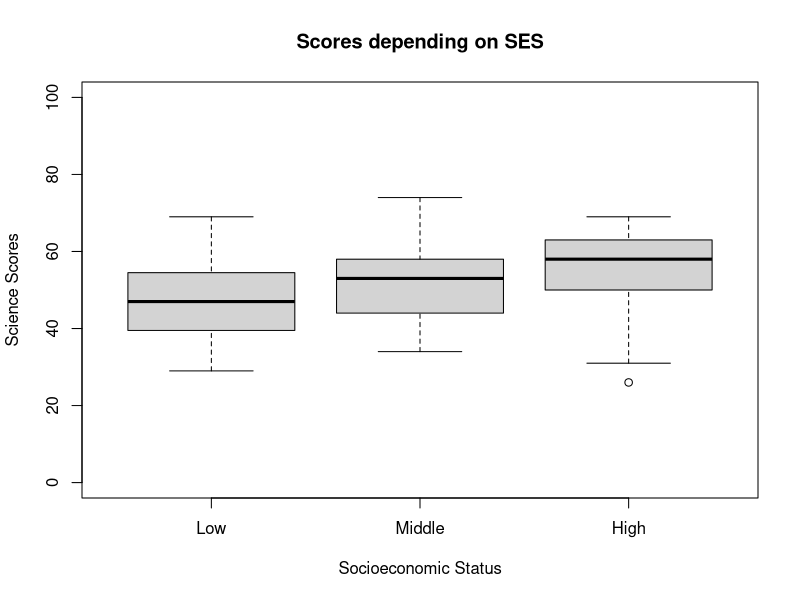
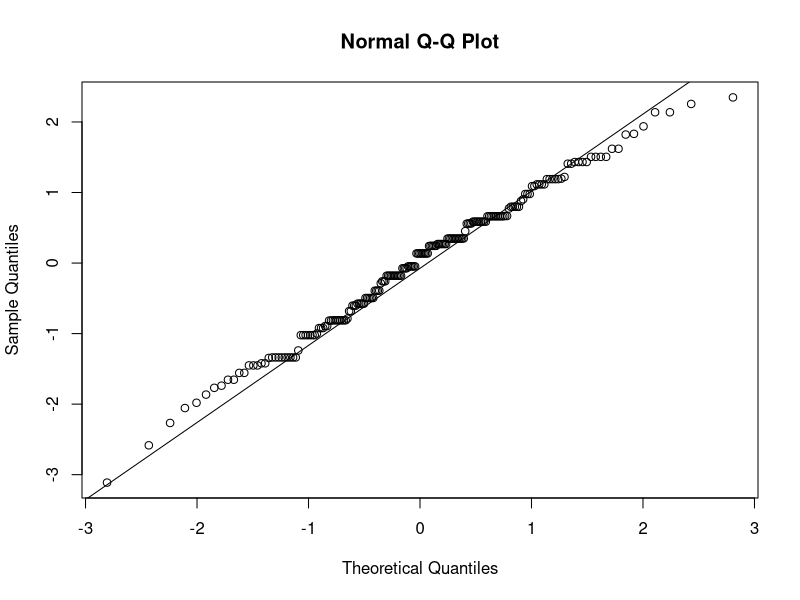
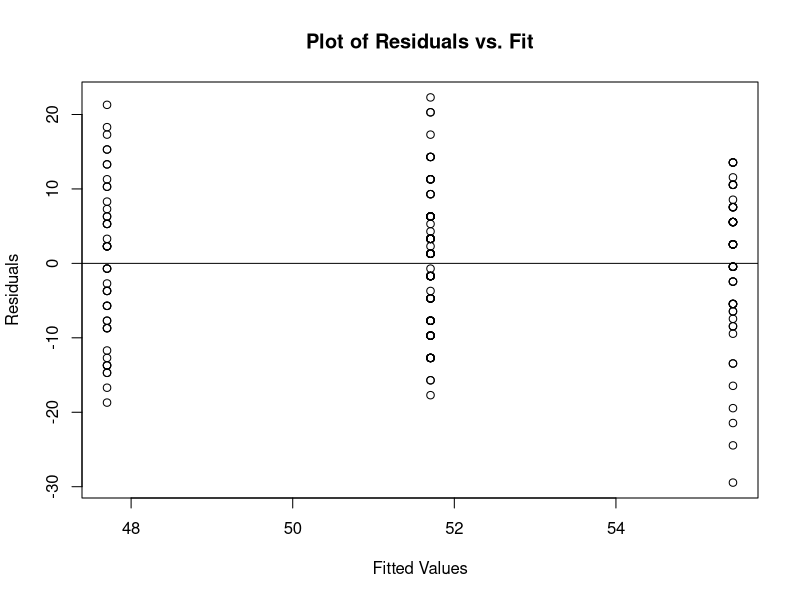

These figures' R source, in order:
## ---- chunk 1
# Clear the environment
rm(list = ls())

# Load the libraries
library(here)
library(dplyr)

# Load data
data <- read.csv(here("Data", "hsb2.csv"))
the_data <- read.csv(here("Data", "hsb2.csv"))
## ---- chunk 2
# ses ordinal  (1=low 2=middle 3=high)  
data$ses <- factor(data$ses,
                   labels = c("Low",
                              "Middle",
                              "High"))

# Obtain boxplots.

boxplot(data$science ~ data$ses,
        ylim = c(0, 100),
        xlab = "Socioeconomic Status",
        ylab = "Science Scores",
        main = "Scores depending on SES")

## ---- chunk 3
tapply(data$science, data$ses, summary)
tapply(data$science, data$ses, sd)
## ---- chunk 4
model <- lm(data$science ~ data$ses)
std_residual <- rstandard(model)
qqnorm(std_residual)
qqline(std_residual)
## ---- chunk 5
table(data$ses)
## ---- chunk 6
plot(model$fitted.values, model$residuals,
     xlab = "Fitted Values",
     ylab = "Residuals",
     main = "Plot of Residuals vs. Fit")

abline(0,0)
## ---- chunk 7
aov.model <- aov(data$science ~ data$ses)
aov.model
summary(aov.model)
## ---- chunk 8
## Checking dummies variables
# model <- lm(data$science ~ data$ses)
# summary(model)
# anova(model)
## ---- chunk 9
ttest1 <- t.test(science ~ ses,
           data = data,
           subset = (ses == "Low" | ses == "Middle"))
ttest1

ttest2 <- t.test(science ~ ses,
           data = data,
           subset = (ses == "Middle" | ses == "High"))
ttest2

ttest3 <- t.test(science ~ ses,
           data = data,
           subset = (ses == "Low" | ses == "High"))
ttest3
## ---- chunk 10
 # Initialize objects
 mean_vector <- NULL
 n <- length(the_data$science)
## ---- chunk 11
 # Take multiple samples (with replacement) and construct sampling distribution 
 # of the mean
 
 # Setting a seed for reproducibility
 set.seed(123)

 for (i in 1:10000) {
   the_sample <- sample(the_data$science, n, replace = TRUE)
   mean_vector <- c(mean_vector, mean(the_sample))
 }

 # Sort the vector and cut off 2.5% on each end
 mean_vector <- sort(mean_vector) 
 
 # Using the quantile function so that the bounds are not
 # dependent on the number of bootstrap samples generated
 boot_int <- quantile(mean_vector, c(0.025, 0.975))
 boot_int
   
